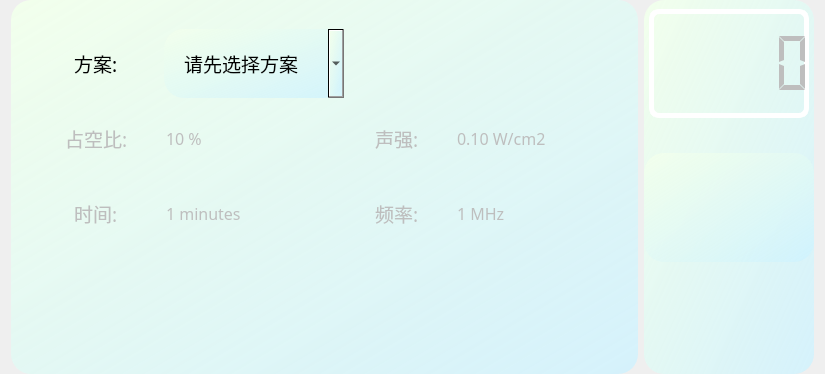
      <widget class="QWidget" name="contentPage_3">
       <layout class="QHBoxLayout" name="horizontalLayout_10" stretch="4,1">
        <property name="topMargin">
         <number>0</number>
        </property>
        <property name="bottomMargin">
         <number>0</number>
        </property>
        <item>
         <widget class="QFrame" name="framePara_3">
          <property name="sizePolicy">
           <sizepolicy hsizetype="Expanding" vsizetype="Expanding">
            <horstretch>0</horstretch>
            <verstretch>0</verstretch>
           </sizepolicy>
          </property>
          <property name="minimumSize">
           <size>
            <width>400</width>
            <height>0</height>
           </size>
          </property>
          <property name="maximumSize">
           <size>
            <width>1024</width>
            <height>16777215</height>
           </size>
          </property>
          <property name="font">
           <font>
            <family>楷体</family>
           </font>
          </property>
          <property name="autoFillBackground">
           <bool>false</bool>
          </property>
          <property name="styleSheet">
           <string notr="true">background-color: qlineargradient(spread:pad, x1:0, y1:0, x2:1, y2:1, stop:0 rgba(242, 255, 236, 255), stop:1 rgba(205, 242, 255, 198));
border-radius:20px;
padding:20px;</string>
          </property>
          <property name="frameShape">
           <enum>QFrame::StyledPanel</enum>
          </property>
          <property name="frameShadow">
           <enum>QFrame::Raised</enum>
          </property>
          <layout class="QGridLayout" name="gridLayout_8" rowstretch="1,1,1,1" columnstretch="1,3,1,3">
           <property name="rightMargin">
            <number>9</number>
           </property>
           <item row="0" column="0" alignment="Qt::AlignHCenter|Qt::AlignVCenter">
            <widget class="QLabel" name="planLabel_3">
             <property name="font">
              <font>
               <family>楷体</family>
               <pointsize>14</pointsize>
              </font>
             </property>
             <property name="styleSheet">
              <string notr="true">background-color:transparent;</string>
             </property>
             <property name="text">
              <string>方案: </string>
             </property>
            </widget>
           </item>
           <item row="0" column="1" alignment="Qt::AlignLeft|Qt::AlignVCenter">
            <widget class="QComboBox" name="planComboBox_3">
             <property name="sizePolicy">
              <sizepolicy hsizetype="Expanding" vsizetype="Fixed">
               <horstretch>0</horstretch>
               <verstretch>0</verstretch>
              </sizepolicy>
             </property>
             <property name="minimumSize">
              <size>
               <width>180</width>
               <height>30</height>
              </size>
             </property>
             <property name="maximumSize">
              <size>
               <width>180</width>
               <height>16777215</height>
              </size>
             </property>
             <property name="font">
              <font>
               <family>楷体</family>
               <pointsize>14</pointsize>
              </font>
             </property>
             <property name="currentIndex">
              <number>-1</number>
             </property>
             <property name="placeholderText">
              <string>请先选择方案</string>
             </property>
             <item>
              <property name="text">
               <string>自定义+++</string>
              </property>
             </item>
            </widget>
           </item>
           <item row="1" column="0" alignment="Qt::AlignHCenter|Qt::AlignVCenter">
            <widget class="QLabel" name="zkbLabel_3">
             <property name="enabled">
              <bool>false</bool>
             </property>
             <property name="sizePolicy">
              <sizepolicy hsizetype="Preferred" vsizetype="Expanding">
               <horstretch>0</horstretch>
               <verstretch>0</verstretch>
              </sizepolicy>
             </property>
             <property name="font">
              <font>
               <family>楷体</family>
               <pointsize>14</pointsize>
              </font>
             </property>
             <property name="styleSheet">
              <string notr="true">background-color:transparent;</string>
             </property>
             <property name="text">
              <string>占空比: </string>
             </property>
            </widget>
           </item>
           <item row="1" column="1" alignment="Qt::AlignLeft">
            <widget class="QSpinBox" name="zkbSpinBox_3">
             <property name="enabled">
              <bool>false</bool>
             </property>
             <property name="sizePolicy">
              <sizepolicy hsizetype="Expanding" vsizetype="Preferred">
               <horstretch>0</horstretch>
               <verstretch>0</verstretch>
              </sizepolicy>
             </property>
             <property name="minimumSize">
              <size>
               <width>140</width>
               <height>30</height>
              </size>
             </property>
             <property name="maximumSize">
              <size>
               <width>140</width>
               <height>50</height>
              </size>
             </property>
             <property name="sizeIncrement">
              <size>
               <width>0</width>
               <height>0</height>
              </size>
             </property>
             <property name="baseSize">
              <size>
               <width>0</width>
               <height>0</height>
              </size>
             </property>
             <property name="font">
              <font>
               <family>微软雅黑</family>
               <pointsize>12</pointsize>
              </font>
             </property>
             <property name="styleSheet">
              <string notr="true">background-color:transparent;
padding:0px;
</string>
             </property>
             <property name="suffix">
              <string extracomment="%"> %</string>
             </property>
             <property name="minimum">
              <number>10</number>
             </property>
             <property name="maximum">
              <number>100</number>
             </property>
             <property name="singleStep">
              <number>10</number>
             </property>
             <property name="stepType">
              <enum>QAbstractSpinBox::DefaultStepType</enum>
             </property>
             <property name="displayIntegerBase">
              <number>10</number>
             </property>
            </widget>
           </item>
           <item row="1" column="2" alignment="Qt::AlignHCenter|Qt::AlignVCenter">
            <widget class="QLabel" name="soundLabel_3">
             <property name="enabled">
              <bool>false</bool>
             </property>
             <property name="sizePolicy">
              <sizepolicy hsizetype="Preferred" vsizetype="Expanding">
               <horstretch>0</horstretch>
               <verstretch>0</verstretch>
              </sizepolicy>
             </property>
             <property name="font">
              <font>
               <family>楷体</family>
               <pointsize>14</pointsize>
              </font>
             </property>
             <property name="styleSheet">
              <string notr="true">background-color:transparent;</string>
             </property>
             <property name="text">
              <string>声强: </string>
             </property>
            </widget>
           </item>
           <item row="1" column="3" alignment="Qt::AlignLeft">
            <widget class="QDoubleSpinBox" name="soundDoubleSpinBox_3">
             <property name="enabled">
              <bool>false</bool>
             </property>
             <property name="sizePolicy">
              <sizepolicy hsizetype="Expanding" vsizetype="Preferred">
               <horstretch>0</horstretch>
               <verstretch>0</verstretch>
              </sizepolicy>
             </property>
             <property name="minimumSize">
              <size>
               <width>140</width>
               <height>30</height>
              </size>
             </property>
             <property name="maximumSize">
              <size>
               <width>140</width>
               <height>50</height>
              </size>
             </property>
             <property name="font">
              <font>
               <family>微软雅黑</family>
               <pointsize>12</pointsize>
              </font>
             </property>
             <property name="styleSheet">
              <string notr="true">background-color:transparent;
padding:0px;
</string>
             </property>
             <property name="suffix">
              <string> W/cm2</string>
             </property>
             <property name="minimum">
              <double>0.100000000000000</double>
             </property>
             <property name="maximum">
              <double>3.000000000000000</double>
             </property>
             <property name="singleStep">
              <double>0.100000000000000</double>
             </property>
             <property name="value">
              <double>0.100000000000000</double>
             </property>
            </widget>
           </item>
           <item row="2" column="0" alignment="Qt::AlignHCenter|Qt::AlignVCenter">
            <widget class="QLabel" name="timeLabel_3">
             <property name="enabled">
              <bool>false</bool>
             </property>
             <property name="sizePolicy">
              <sizepolicy hsizetype="Preferred" vsizetype="Expanding">
               <horstretch>0</horstretch>
               <verstretch>0</verstretch>
              </sizepolicy>
             </property>
             <property name="font">
              <font>
               <family>楷体</family>
               <pointsize>14</pointsize>
              </font>
             </property>
             <property name="styleSheet">
              <string notr="true">background-color:transparent;</string>
             </property>
             <property name="text">
              <string>时间: </string>
             </property>
            </widget>
           </item>
           <item row="2" column="1" alignment="Qt::AlignLeft">
            <widget class="QSpinBox" name="timeSpinBox_3">
             <property name="enabled">
              <bool>false</bool>
             </property>
             <property name="sizePolicy">
              <sizepolicy hsizetype="Expanding" vsizetype="Preferred">
               <horstretch>0</horstretch>
               <verstretch>0</verstretch>
              </sizepolicy>
             </property>
             <property name="minimumSize">
              <size>
               <width>140</width>
               <height>30</height>
              </size>
             </property>
             <property name="maximumSize">
              <size>
               <width>140</width>
               <height>50</height>
              </size>
             </property>
             <property name="font">
              <font>
               <family>微软雅黑</family>
               <pointsize>12</pointsize>
              </font>
             </property>
             <property name="styleSheet">
              <string notr="true">background-color:transparent;
padding:0px;
</string>
             </property>
             <property name="suffix">
              <string> minutes</string>
             </property>
             <property name="minimum">
              <number>1</number>
             </property>
             <property name="maximum">
              <number>20</number>
             </property>
            </widget>
           </item>
           <item row="2" column="2" alignment="Qt::AlignHCenter|Qt::AlignVCenter">
            <widget class="QLabel" name="freqLabel_3">
             <property name="enabled">
              <bool>false</bool>
             </property>
             <property name="sizePolicy">
              <sizepolicy hsizetype="Preferred" vsizetype="Expanding">
               <horstretch>0</horstretch>
               <verstretch>0</verstretch>
              </sizepolicy>
             </property>
             <property name="font">
              <font>
               <family>楷体</family>
               <pointsize>14</pointsize>
              </font>
             </property>
             <property name="styleSheet">
              <string notr="true">background-color:transparent;</string>
             </property>
             <property name="text">
              <string>频率: </string>
             </property>
            </widget>
           </item>
           <item row="2" column="3" alignment="Qt::AlignLeft">
            <widget class="QSpinBox" name="freqSpinBox_3">
             <property name="enabled">
              <bool>false</bool>
             </property>
             <property name="sizePolicy">
              <sizepolicy hsizetype="Expanding" vsizetype="Preferred">
               <horstretch>0</horstretch>
               <verstretch>0</verstretch>
              </sizepolicy>
             </property>
             <property name="minimumSize">
              <size>
               <width>140</width>
               <height>30</height>
              </size>
             </property>
             <property name="maximumSize">
              <size>
               <width>140</width>
               <height>50</height>
              </size>
             </property>
             <property name="font">
              <font>
               <family>微软雅黑</family>
               <pointsize>12</pointsize>
              </font>
             </property>
             <property name="styleSheet">
              <string notr="true">background-color:transparent;
padding:0px;
</string>
             </property>
             <property name="suffix">
              <string> MHz</string>
             </property>
             <property name="minimum">
              <number>1</number>
             </property>
             <property name="maximum">
              <number>3</number>
             </property>
             <property name="singleStep">
              <number>2</number>
             </property>
             <property name="displayIntegerBase">
              <number>10</number>
             </property>
            </widget>
           </item>
           <item row="3" column="0" colspan="2" alignment="Qt::AlignRight|Qt::AlignVCenter">
            <widget class="QStackedWidget" name="saveStackedWidget_2">
             <property name="styleSheet">
              <string notr="true">background-color:transparent;</string>
             </property>
             <property name="currentIndex">
              <number>1</number>
             </property>
             <widget class="QWidget" name="savePage_3">
              <layout class="QVBoxLayout" name="verticalLayout_7">
               <item>
                <widget class="QPushButton" name="saveSelfPushButton_3">
                 <property name="sizePolicy">
                  <sizepolicy hsizetype="Expanding" vsizetype="Expanding">
                   <horstretch>0</horstretch>
                   <verstretch>0</verstretch>
                  </sizepolicy>
                 </property>
                 <property name="font">
                  <font>
                   <family>楷体</family>
                   <pointsize>11</pointsize>
                  </font>
                 </property>
                 <property name="styleSheet">
                  <string notr="true">background-color: rgb(49, 192, 253);
border-radius:10px;
padding:5px;</string>
                 </property>
                 <property name="text">
                  <string>  保存  </string>
                 </property>
                 <property name="checkable">
                  <bool>true</bool>
                 </property>
                 <property name="autoExclusive">
                  <bool>true</bool>
                 </property>
                </widget>
               </item>
              </layout>
             </widget>
             <widget class="QWidget" name="savePage_4"/>
            </widget>
           </item>
           <item row="3" column="2" colspan="2" alignment="Qt::AlignLeft|Qt::AlignVCenter">
            <widget class="QStackedWidget" name="cancelStackedWidget_2">
             <property name="styleSheet">
              <string notr="true">background-color:transparent;</string>
             </property>
             <property name="currentIndex">
              <number>1</number>
             </property>
             <widget class="QWidget" name="cancelPage_3">
              <layout class="QVBoxLayout" name="verticalLayout_8">
               <item>
                <widget class="QPushButton" name="cancelSelfPushButton_3">
                 <property name="sizePolicy">
                  <sizepolicy hsizetype="Expanding" vsizetype="Expanding">
                   <horstretch>0</horstretch>
                   <verstretch>0</verstretch>
                  </sizepolicy>
                 </property>
                 <property name="font">
                  <font>
                   <family>楷体</family>
                   <pointsize>11</pointsize>
                  </font>
                 </property>
                 <property name="styleSheet">
                  <string notr="true">background-color: rgb(49, 192, 253);
border-radius:10px;
padding:5px;</string>
                 </property>
                 <property name="text">
                  <string>  取消  </string>
                 </property>
                 <property name="checkable">
                  <bool>true</bool>
                 </property>
                 <property name="autoExclusive">
                  <bool>true</bool>
                 </property>
                </widget>
               </item>
              </layout>
             </widget>
             <widget class="QWidget" name="cancelPage_4"/>
            </widget>
           </item>
          </layout>
         </widget>
        </item>
        <item>
         <widget class="QFrame" name="frameTimer_3">
          <property name="enabled">
           <bool>false</bool>
          </property>
          <property name="sizePolicy">
           <sizepolicy hsizetype="MinimumExpanding" vsizetype="Maximum">
            <horstretch>0</horstretch>
            <verstretch>0</verstretch>
           </sizepolicy>
          </property>
          <property name="minimumSize">
           <size>
            <width>170</width>
            <height>0</height>
           </size>
          </property>
          <property name="maximumSize">
           <size>
            <width>256</width>
            <height>960</height>
           </size>
          </property>
          <property name="font">
           <font>
            <family>楷体</family>
           </font>
          </property>
          <property name="styleSheet">
           <string notr="true">border-radius:20px;
background-color: qlineargradient(spread:pad, x1:0, y1:0, x2:1, y2:1, stop:0 rgba(242, 255, 236, 255), stop:1 rgba(205, 242, 255, 198));
padding:0px;
                                           </string>
          </property>
          <property name="frameShape">
           <enum>QFrame::StyledPanel</enum>
          </property>
          <property name="frameShadow">
           <enum>QFrame::Raised</enum>
          </property>
          <layout class="QVBoxLayout" name="verticalLayout_6" stretch="2,2,1">
           <property name="spacing">
            <number>35</number>
           </property>
           <property name="leftMargin">
            <number>0</number>
           </property>
           <property name="rightMargin">
            <number>0</number>
           </property>
           <item>
            <widget class="QLCDNumber" name="timerLcdNumber_3">
             <property name="sizePolicy">
              <sizepolicy hsizetype="Expanding" vsizetype="Expanding">
               <horstretch>0</horstretch>
               <verstretch>0</verstretch>
              </sizepolicy>
             </property>
             <property name="minimumSize">
              <size>
               <width>0</width>
               <height>80</height>
              </size>
             </property>
             <property name="maximumSize">
              <size>
               <width>16777215</width>
               <height>250</height>
              </size>
             </property>
             <property name="styleSheet">
              <string notr="true">border: 5px solid rgb(255, 255, 255);
border-radius: 10px;
background-color:transparent;
margin-left:5px;
margin-right:5px;</string>
             </property>
             <property name="frameShape">
              <enum>QFrame::Box</enum>
             </property>
             <property name="segmentStyle">
              <enum>QLCDNumber::Flat</enum>
             </property>
            </widget>
           </item>
           <item>
            <widget class="QFrame" name="frame_5">
             <property name="sizePolicy">
              <sizepolicy hsizetype="Expanding" vsizetype="Preferred">
               <horstretch>0</horstretch>
               <verstretch>0</verstretch>
              </sizepolicy>
             </property>
             <layout class="QHBoxLayout" name="horizontalLayout_8" stretch="1,2">
              <property name="spacing">
               <number>9</number>
              </property>
              <property name="leftMargin">
               <number>20</number>
              </property>
              <item alignment="Qt::AlignLeft|Qt::AlignVCenter">
               <widget class="QLabel" name="rayLabel_3">
                <property name="sizePolicy">
                 <sizepolicy hsizetype="Expanding" vsizetype="Expanding">
                  <horstretch>0</horstretch>
                  <verstretch>0</verstretch>
                 </sizepolicy>
                </property>
                <property name="minimumSize">
                 <size>
                  <width>41</width>
                  <height>31</height>
                 </size>
                </property>
                <property name="maximumSize">
                 <size>
                  <width>61</width>
                  <height>61</height>
                 </size>
                </property>
                <property name="styleSheet">
                 <string notr="true">background-color: transparent;</string>
                </property>
                <property name="text">
                 <string/>
                </property>
                <property name="pixmap">
                 <pixmap resource="../res/pngConfig.qrc">:/images/camera.png</pixmap>
                </property>
                <property name="scaledContents">
                 <bool>true</bool>
                </property>
               </widget>
              </item>
              <item alignment="Qt::AlignLeft|Qt::AlignVCenter">
               <widget class="QLabel" name="waveLabel_3">
                <property name="sizePolicy">
                 <sizepolicy hsizetype="Expanding" vsizetype="Expanding">
                  <horstretch>0</horstretch>
                  <verstretch>0</verstretch>
                 </sizepolicy>
                </property>
                <property name="minimumSize">
                 <size>
                  <width>0</width>
                  <height>60</height>
                 </size>
                </property>
                <property name="maximumSize">
                 <size>
                  <width>150</width>
                  <height>100</height>
                 </size>
                </property>
                <property name="styleSheet">
                 <string notr="true">background-color: transparent;</string>
                </property>
                <property name="text">
                 <string/>
                </property>
                <property name="pixmap">
                 <pixmap resource="../res/pngConfig.qrc">:/images/wave.gif</pixmap>
                </property>
                <property name="scaledContents">
                 <bool>true</bool>
                </property>
               </widget>
              </item>
             </layout>
            </widget>
           </item>
           <item>
            <widget class="QFrame" name="frame_6">
             <property name="sizePolicy">
              <sizepolicy hsizetype="Maximum" vsizetype="Maximum">
               <horstretch>0</horstretch>
               <verstretch>0</verstretch>
              </sizepolicy>
             </property>
             <property name="maximumSize">
              <size>
               <width>256</width>
               <height>120</height>
              </size>
             </property>
             <property name="styleSheet">
              <string notr="true">background-color:transparent;</string>
             </property>
             <layout class="QHBoxLayout" name="horizontalLayout_9" stretch="1,1,1">
              <property name="spacing">
               <number>12</number>
              </property>
              <property name="leftMargin">
               <number>5</number>
              </property>
              <property name="rightMargin">
               <number>5</number>
              </property>
              <item alignment="Qt::AlignHCenter">
               <widget class="QPushButton" name="btnStart_3">
                <property name="sizePolicy">
                 <sizepolicy hsizetype="Expanding" vsizetype="Expanding">
                  <horstretch>0</horstretch>
                  <verstretch>0</verstretch>
                 </sizepolicy>
                </property>
                <property name="minimumSize">
                 <size>
                  <width>50</width>
                  <height>50</height>
                 </size>
                </property>
                <property name="maximumSize">
                 <size>
                  <width>50</width>
                  <height>50</height>
                 </size>
                </property>
                <property name="styleSheet">
                 <string notr="true">QPushButton{
background-color: transparent;
border-image: url(:/images/start.png);
}
QPushButton:checked{
border-image: url(:/images/starton.png);
}</string>
                </property>
                <property name="text">
                 <string/>
                </property>
                <property name="checkable">
                 <bool>true</bool>
                </property>
                <property name="autoExclusive">
                 <bool>true</bool>
                </property>
                <attribute name="buttonGroup">
                 <string notr="true">spsButtonGroup_3</string>
                </attribute>
               </widget>
              </item>
              <item alignment="Qt::AlignHCenter">
               <widget class="QPushButton" name="btnPause_3">
                <property name="sizePolicy">
                 <sizepolicy hsizetype="Expanding" vsizetype="Expanding">
                  <horstretch>0</horstretch>
                  <verstretch>0</verstretch>
                 </sizepolicy>
                </property>
                <property name="minimumSize">
                 <size>
                  <width>50</width>
                  <height>50</height>
                 </size>
                </property>
                <property name="maximumSize">
                 <size>
                  <width>50</width>
                  <height>50</height>
                 </size>
                </property>
                <property name="styleSheet">
                 <string notr="true">QPushButton{
background-color: transparent;
border-image: url(:/images/pause.png);
}
QPushButton:checked{
border-image: url(:/images/pauseon.png);
}</string>
                </property>
                <property name="text">
                 <string/>
                </property>
                <property name="checkable">
                 <bool>true</bool>
                </property>
                <property name="autoRepeat">
                 <bool>true</bool>
                </property>
                <property name="autoExclusive">
                 <bool>true</bool>
                </property>
                <attribute name="buttonGroup">
                 <string notr="true">spsButtonGroup_3</string>
                </attribute>
               </widget>
              </item>
              <item alignment="Qt::AlignHCenter">
               <widget class="QPushButton" name="btnStop_3">
                <property name="sizePolicy">
                 <sizepolicy hsizetype="Expanding" vsizetype="Expanding">
                  <horstretch>0</horstretch>
                  <verstretch>0</verstretch>
                 </sizepolicy>
                </property>
                <property name="minimumSize">
                 <size>
                  <width>50</width>
                  <height>50</height>
                 </size>
                </property>
                <property name="maximumSize">
                 <size>
                  <width>50</width>
                  <height>50</height>
                 </size>
                </property>
                <property name="styleSheet">
                 <string notr="true">QPushButton{
background-color: transparent;
border-image: url(:/images/stop.png);
}
QPushButton:checked{
border-image: url(:/images/stopon.png);
}</string>
                </property>
                <property name="text">
                 <string/>
                </property>
                <property name="checkable">
                 <bool>true</bool>
                </property>
                <property name="autoExclusive">
                 <bool>true</bool>
                </property>
                <attribute name="buttonGroup">
                 <string notr="true">spsButtonGroup_3</string>
                </attribute>
               </widget>
              </item>
             </layout>
            </widget>
           </item>
          </layout>
         </widget>
        </item>
       </layout>
      </widget>
